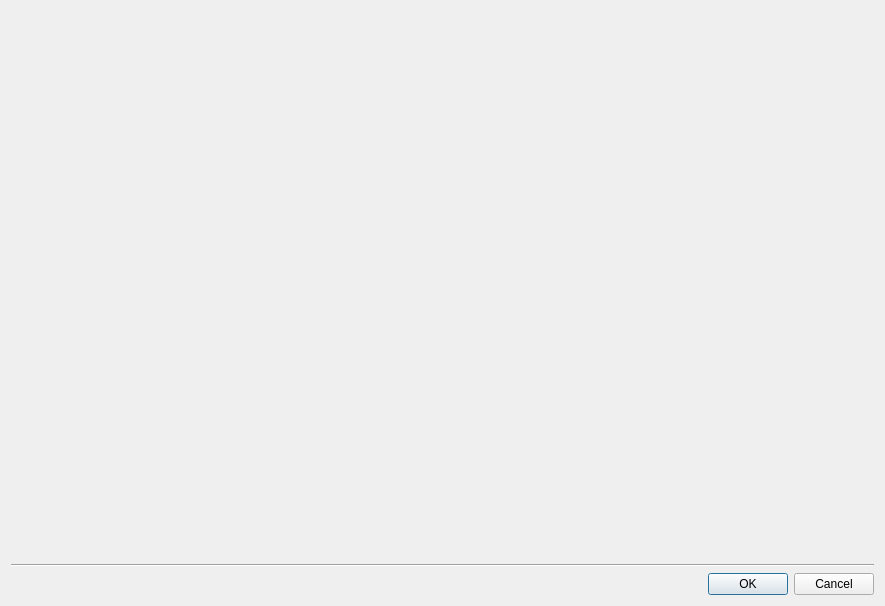
<?xml version="1.0" encoding="UTF-8"?>
<ui version="4.0">
 <class>PlotConfigDialog</class>
 <widget class="QDialog" name="PlotConfigDialog">
  <property name="geometry">
   <rect>
    <x>0</x>
    <y>0</y>
    <width>885</width>
    <height>606</height>
   </rect>
  </property>
  <property name="windowTitle">
   <string>Configure Plot</string>
  </property>
  <property name="sizeGripEnabled">
   <bool>false</bool>
  </property>
  <layout class="QGridLayout" name="gridLayout_2">
   <property name="horizontalSpacing">
    <number>5</number>
   </property>
   <item row="0" column="0">
    <widget class="rqt_multiplot::PlotConfigWidget" name="widgetPlotConfig" native="true">
     <property name="sizePolicy">
      <sizepolicy hsizetype="MinimumExpanding" vsizetype="MinimumExpanding">
       <horstretch>0</horstretch>
       <verstretch>0</verstretch>
      </sizepolicy>
     </property>
    </widget>
   </item>
   <item row="2" column="0">
    <widget class="QDialogButtonBox" name="buttonBox">
     <property name="standardButtons">
      <set>QDialogButtonBox::Cancel|QDialogButtonBox::Ok</set>
     </property>
    </widget>
   </item>
   <item row="1" column="0">
    <widget class="Line" name="line">
     <property name="orientation">
      <enum>Qt::Horizontal</enum>
     </property>
    </widget>
   </item>
  </layout>
 </widget>
 <customwidgets>
  <customwidget>
   <class>rqt_multiplot::PlotConfigWidget</class>
   <extends>QWidget</extends>
   <header location="global">rqt_multiplot/PlotConfigWidget.hpp</header>
   <container>1</container>
  </customwidget>
 </customwidgets>
 <resources/>
 <connections>
  <connection>
   <sender>buttonBox</sender>
   <signal>accepted()</signal>
   <receiver>PlotConfigDialog</receiver>
   <slot>accept()</slot>
   <hints>
    <hint type="sourcelabel">
     <x>442</x>
     <y>444</y>
    </hint>
    <hint type="destinationlabel">
     <x>442</x>
     <y>230</y>
    </hint>
   </hints>
  </connection>
  <connection>
   <sender>buttonBox</sender>
   <signal>rejected()</signal>
   <receiver>PlotConfigDialog</receiver>
   <slot>reject()</slot>
   <hints>
    <hint type="sourcelabel">
     <x>442</x>
     <y>444</y>
    </hint>
    <hint type="destinationlabel">
     <x>442</x>
     <y>230</y>
    </hint>
   </hints>
  </connection>
 </connections>
</ui>
